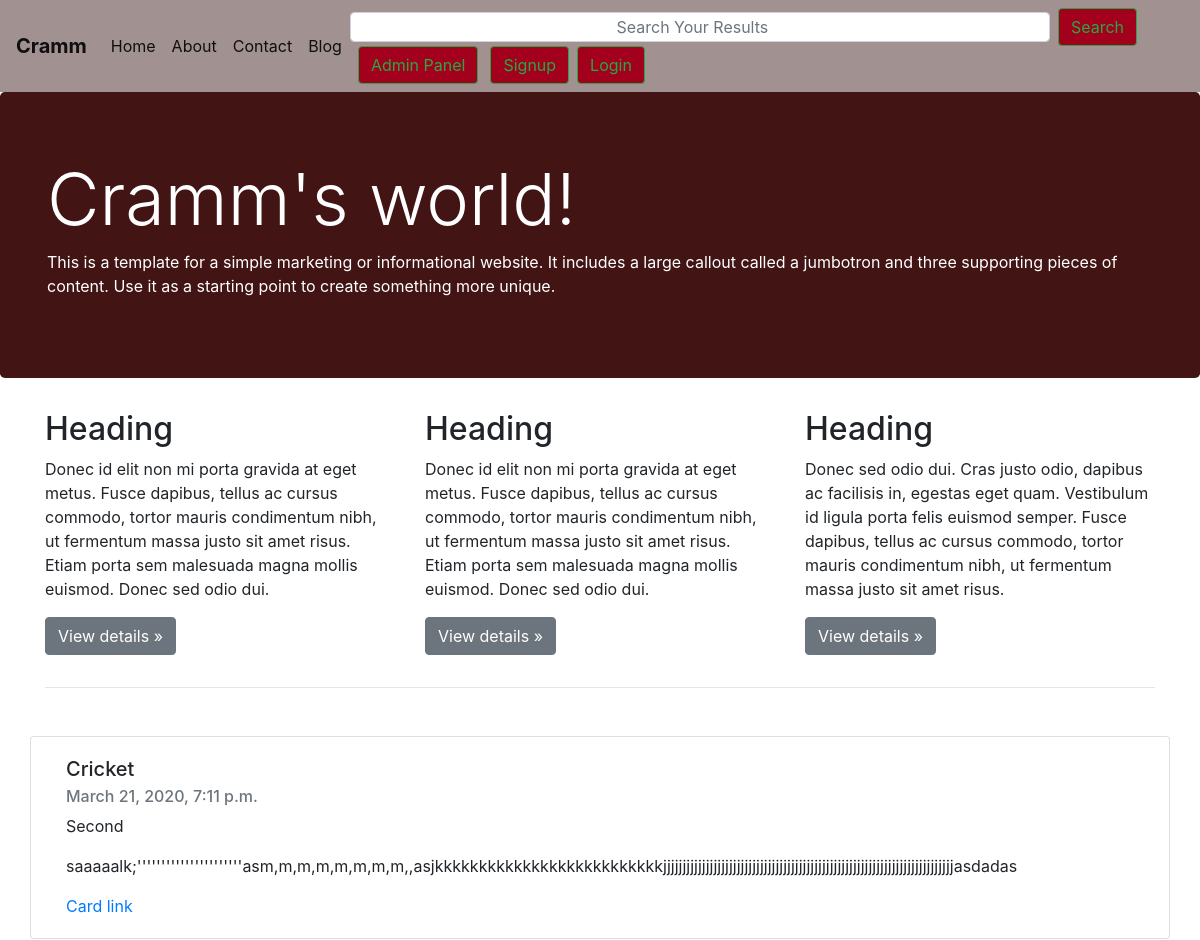
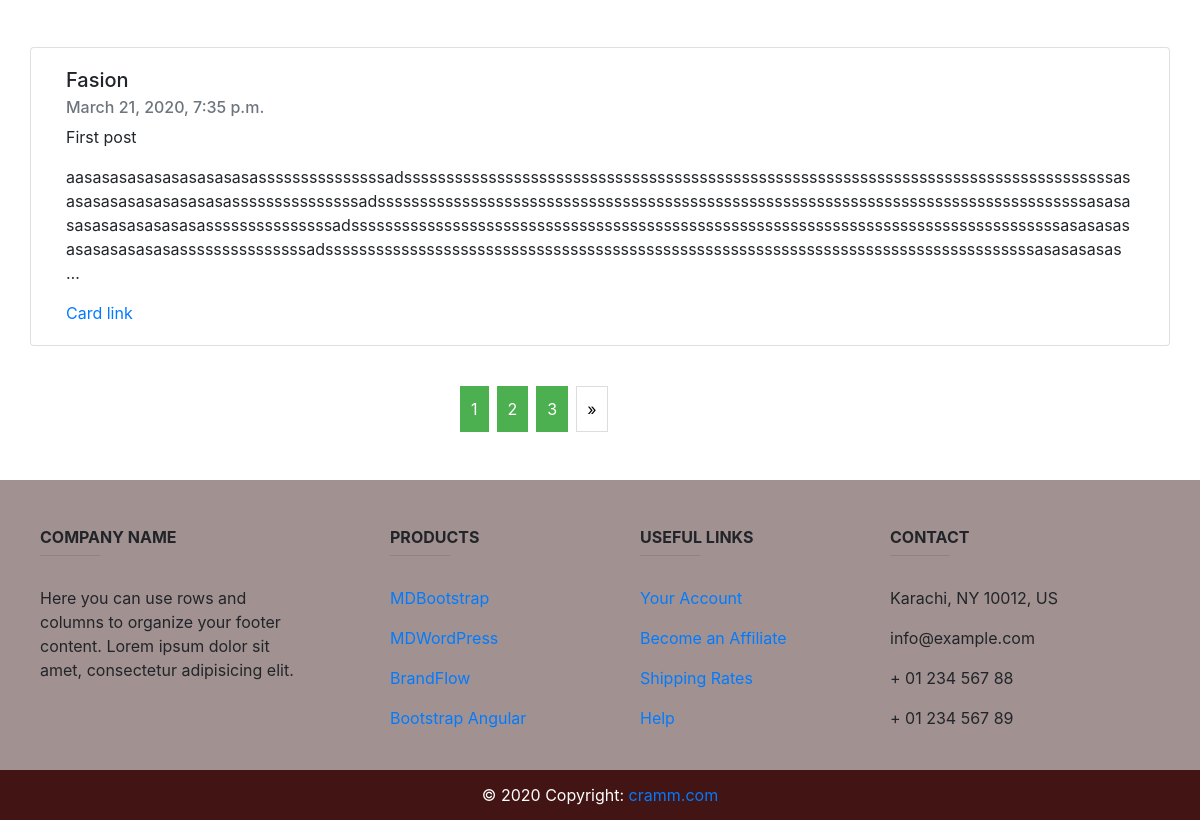
The page / on the database its author committed (2 pictures, top to bottom).
### blog/models.py (models this page shows, shortened)
class Post(models.Model):
    sno = models.AutoField(primary_key=True)
    title = models.CharField(max_length=50)
    content =models.TextField()
    author = models.CharField(max_length=70, default="")
    slug = models.CharField(max_length=130, default="")
    timeStamp = models.DateTimeField(blank=True)

### home/views.py (the view)
# urls.py: path('',views.home,name='home'),
def home(request):
    allPosts=Post.objects.all()
    paginator=Paginator(allPosts,2)
    try:
        page=int(request.GET.get('page','1'))
    except:
        page=1
    try:
        allPosts=paginator.page(page)
    except(EmptyPage,InvalidPage):
        allPosts=paginator=paginator.page(paginator.num_pages)
    content={'allPosts':allPosts}
    return render(request,'home/index.html',content)

### templates/home/index.html (shortened to what this page needs)
{% extends 'base.html' %} {% block title %} home {% endblock title %}
   {% block body %}
    <main role="main">
      <div class="jumbotron"  style="background-color:#421414;color:white">
        <div class="container">
          <h1 class="display-3">Cramm's world!</h1>
          <p>This is a template for a simple marketing or informational website. It includes a large callout called a jumbotron and three supporting pieces of content. Use it as a starting point to create something more unique.</p>
        </div>
      </div>
      <div class="container">
        <div class="row">
          <div class="col-md-4">
            <h2>Heading</h2>
            <p>Donec id elit non mi porta gravida at eget metus. Fusce dapibus, tellus ac cursus commodo, tortor mauris condimentum nibh, ut fermentum massa justo sit amet risus. Etiam porta sem malesuada magna mollis euismod. Donec sed odio dui. </p>
            <p><a class="btn btn-secondary" href="#" role="button">View details &raquo;</a></p>
          </div>
          <div class="col-md-4">
            <h2>Heading</h2>
            <p>Donec id elit non mi porta gravida at eget metus. Fusce dapibus, tellus ac cursus commodo, tortor mauris condimentum nibh, ut fermentum massa justo sit amet risus. Etiam porta sem malesuada magna mollis euismod. Donec sed odio dui. </p>
            <p><a class="btn btn-secondary" href="#" role="button">View details &raquo;</a></p>
          </div>
          <div class="col-md-4">
            <h2>Heading</h2>
            <p>Donec sed odio dui. Cras justo odio, dapibus ac facilisis in, egestas eget quam. Vestibulum id ligula porta felis euismod semper. Fusce dapibus, tellus ac cursus commodo, tortor mauris condimentum nibh, ut fermentum massa justo sit amet risus.</p>
            <p><a class="btn btn-secondary" href="#" role="button">View details &raquo;</a></p>
          </div>
        </div>
        <hr>
      </div>
    </main>
   {% for post in allPosts %}
<div class="card container mt-5">
  <div class="card-body">
    <h5 class="card-title">{{ post.title }}</h5>
    <h6 class="card-subtitle mb-2 text-muted">{{ post.timeStamp }}</h6>
    <p class="card-text">{{ post.slug }}</p>
    <p class="card-text">{{ post.content | truncatechars:500 }}</p>
    <a href="/blog/{{ post.slug }}" class="card-link">Card link</a>
  </div>
</div>
{% endfor %}
  <div class="pagination" style="">
    {% for pg in allPosts.paginator.page_range %}
    {% if allPosts.number == pg %}
    <a style="padding:10px" class="active" href="?page={{pg}}">{{pg}}</a>
    {% elif pg > allPosts.number|add:'-3' and pg < allPosts.number|add:'3' %}
    <a style="padding:10px" class="active" href="?page={{pg}}">{{pg}}</a>
    {% endif %}
    {% endfor %}
    {% if allPosts.has_next %}
    <a style="padding:10px" href="?page={{allPosts.next_page_number}}">&raquo;</a>
        {% endif %}
  </div>
   {% endblock body %}

### templates/base.html (shortened to what this page needs)
<!DOCTYPE html>
<html lang="en">
  <head>
    <link
      rel="stylesheet"
      href="https://stackpath.bootstrapcdn.com/bootstrap/4.4.1/css/bootstrap.min.css"
    />
  </head>
  <body>
    <nav style="background-color:#a19191" class="navbar navbar-expand-lg navbar-light" >
      <a class="navbar-brand" href="/"><b>Cramm</b></a>
      <div class="collapse navbar-collapse" id="navbarSupportedContent">
        <ul class="navbar-nav mr-auto">
          <li class="nav-item active">
            <a class="nav-link" href="/"
              >Home <span class="sr-only">(current)</span></a
            >
          </li>
          <li class="nav-item active">
            <a class="nav-link" href="/about"
              >About <span class="sr-only">(current)</span></a
            >
          </li> <li class="nav-item active">
            <a class="nav-link" href="/contact"
              >Contact <span class="sr-only">(current)</span></a
            >
          </li>
          <li class="nav-item active">
            <a class="nav-link" href="/blog"
              >Blog <span class="sr-only">(current)</span></a
            >
          </li>
        </ul>
        <div class="ml-auto">
        <form method="get" action="/search" class="form-inline my-2 my-lg-0">
          <input
            class="form-control mr-sm-2"
            type="search"
            placeholder="Search Your Results"
            aria-label="Search"
            name="query"
            id="query"
            style="width:700px;height:30px;text-align:center"
          />
          <button style="background-color:#a3001e" class="btn btn-outline-success my-2 my-sm-0" type="submit">
            Search
          </button>
  <a href="/admin" role="button" target="_blank" class="btn btn-outline-success m-2 my-sm-0" style="background-color:#a3001e">Admin Panel</a>
{% if user.is_authenticated %}
<ul class='navbar-nav'>
      <li class="nav-item dropdown">
        <a style="background-color:#a3001e" class="dropdown-toggle btn btn-outline-success mx-1" href="#" id="navbarDropdownMenuLink" role="button" data-toggle="dropdown" aria-haspopup="true" aria-expanded="false">
          Welcome {{request.user}}
        </a>
       <a class="" href="logout/">    <div class="dropdown-menu" aria-labelledby="navbarDropdownMenuLink">
      <span style="color:green;margin-left:50px">Logout</span>
        </div>
        </a>
      </li>
    </ul>
{% else %}
<button type="button" class="btn btn-outline-success mx-1" data-toggle="modal" data-target="#signupmodal"  style="background-color:#a3001e">
  Signup
</button>
<button type="button" class="btn btn-outline-success mx-1" data-toggle="modal" data-target="#loginmodal"  style="background-color:#a3001e">
  Login
</button>
{% endif %}
</div>
      </div>
    </nav>
   {% block body %}
   {% endblock body %}
<footer class="page-footer font-small">
  <div style="background-color:#a19191;width:100%" class="container-fluid text-center text-md-left mt-5">
    <div class="row mt-3">
      <div class="col-md-3 col-lg-4 col-xl-3 mx-auto mb-4 mt-5">
        <h6 class="text-uppercase font-weight-bold">Company name</h6>
        <hr class="deep-purple accent-2 mb-4 mt-0 d-inline-block mx-auto" style="width: 60px;">
        <p>Here you can use rows and columns to organize your footer content. Lorem ipsum dolor sit amet,
          consectetur
          adipisicing elit.</p>
      </div>
      <div class="col-md-2 col-lg-2 col-xl-2 mx-auto mb-4  mt-5">
        <h6 class="text-uppercase font-weight-bold">Products</h6>
        <hr class="deep-purple accent-2 mb-4 mt-0 d-inline-block mx-auto" style="width: 60px;">
        <p>
          <a href="#!">MDBootstrap</a>
        </p>
        <p>
          <a href="#!">MDWordPress</a>
        </p>
        <p>
          <a href="#!">BrandFlow</a>
        </p>
        <p>
          <a href="#!">Bootstrap Angular</a>
        </p>
      </div>
      <div class="col-md-3 col-lg-2 col-xl-2 mx-auto mb-4  mt-5">
        <h6 class="text-uppercase font-weight-bold">Useful links</h6>
        <hr class="deep-purple accent-2 mb-4 mt-0 d-inline-block mx-auto" style="width: 60px;">
        <p>
          <a href="#!">Your Account</a>
        </p>
        <p>
          <a href="#!">Become an Affiliate</a>
        </p>
        <p>
          <a href="#!">Shipping Rates</a>
        </p>
        <p>
          <a href="#!">Help</a>
        </p>
      </div>
      <div class="col-md-4 col-lg-3 col-xl-3 mx-auto mb-md-0 mb-4  mt-5">
        <h6 class="text-uppercase font-weight-bold">Contact</h6>
        <hr class="deep-purple accent-2 mb-4 mt-0 d-inline-block mx-auto" style="width: 60px;">
        <p>
         Karachi, NY 10012, US</p>
        <p>
         info@example.com</p>
        <p>
         + 01 234 567 88</p>
        <p>
         + 01 234 567 89</p>
      </div>
    </div>
  </div>
    <div style="background-color:#421414;color:white;text-align:center;height:50px;line-height:50px" class="container-fluid">
© 2020 Copyright:
    <a href="#"> cramm.com</a>
  </div>
</footer>
  </body>
</html>

### templates/base.html (style rules this page uses)
* { margin:0; padding:0; }
html { scroll-behavior: smooth; }

### templates/home/index.html (style rules this page uses)
.pagination { margin-top:40px; margin-left: auto; margin-right: auto; width: 18em }
.pagination a { color: black; float: left; padding: 8px 16px; text-decoration: none; transition: background-color .3s; border: 1px solid #ddd; margin: 0 4px; }
.pagination a.active { background-color: #4CAF50; color: white; border: 1px solid #4CAF50; }

### rows shown on the page
Post: title "Cricket", timeStamp "March 21, 2020, 7:11 p.m.", slug "Second", content "saaaaalk;''''''''''''''''''''''asm,m,m,m,m,m,m,m,,asjkkkkkkkkkkkkkkkkkkkkkkkkkkjjjjjjjjjjjjjjjjjjjjjjjjjjjjjjjjjjjjjjjjjjjjjjjjjjjjjjjjjjjjjjjjjjjjjjjjjjjasdadas"
Post: title "Fasion", timeStamp "March 21, 2020, 7:35 p.m.", slug "First post", content "aasasasasasasasasasasasssssssssssssssadssssssssssssssssssssssssssssssssssssssssssssssssssssssssssssssssssssssssssssssssssssasasasasasasasasasasasssssssssssssssadssssssssssssssssssssssssssssssssssssssssssssssssssssssssssssssssssssssssssssssssssssasasasasasasasasasasasssssssssssssssadssssssssssssssssssssssssssssssssssssssssssssssssssssssssssssssssssssssssssssssssssssasasasasasasasasasasasssssssssssssssadssssssssssssssssssssssssssssssssssssssssssssssssssssssssssssssssssssssssssssssssssssasasasasas…"

### other values the page prints
{{ pg }} "1"
{{ pg }} "2" "3"
